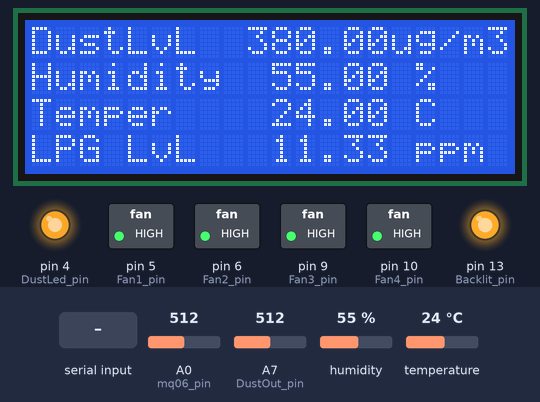
The sketch below on a simulated Arduino Nano, built with avr-gcc and run on an emulated ATmega328P. Parts: 20×4 character LCD, switched loads named in the sketch (green lamp = pin HIGH), output pins drawn as LEDs (lit = HIGH). Dashed ring = blinking. The inputs (shaded band) are chosen by the test bench; at power-on: A0 (mq06_pin) = 512, A7 (DustOut_pin) = 512, humidity 55 %, temperature 24 °C.

Above: at 7.3 s.
7.4 s: A0 (mq06_pin) set to 974
At 8.9 s:
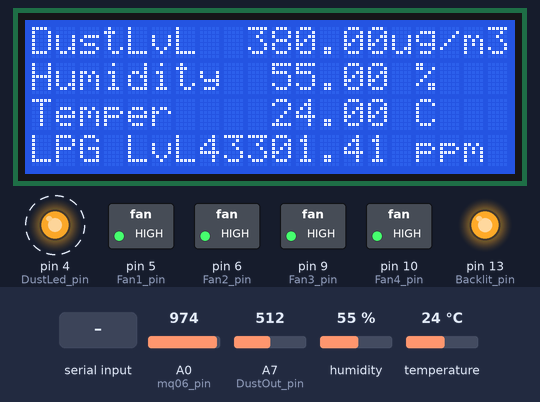
9.5 s: A0 (mq06_pin) set to 998
At 11.3 s:
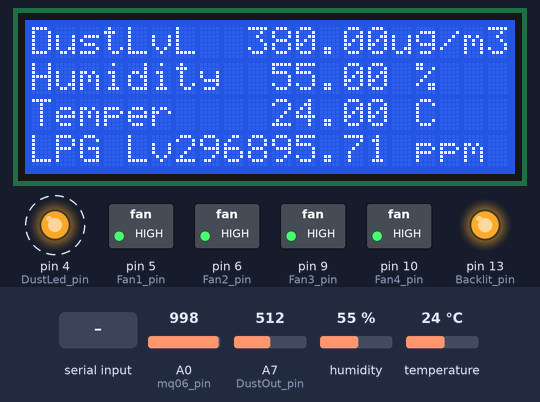
13.4 s: A7 (DustOut_pin) set to 137
At 14.9 s:
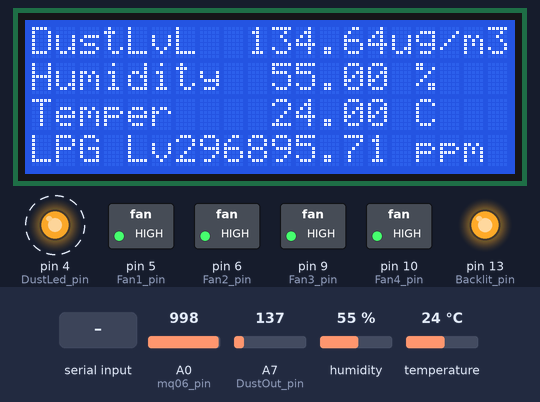
15.6 s: A7 (DustOut_pin) set to 121
At 17.4 s:
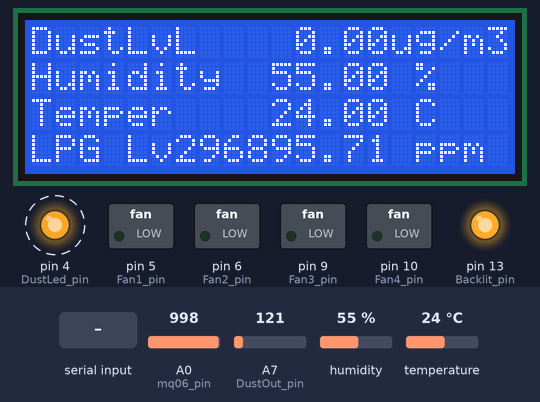
19.5 s: "Q" received over the second serial link
At 21.2 s:
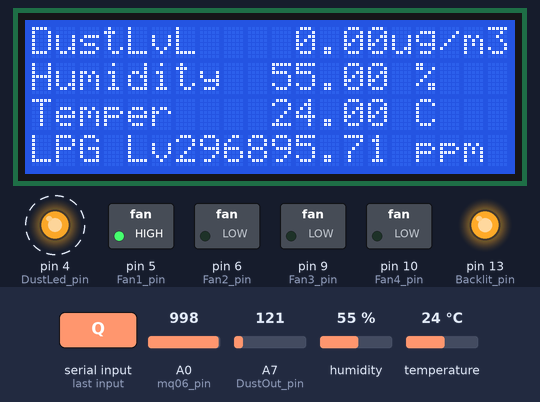
23.2 s: "W" received over the second serial link
At 24.9 s:
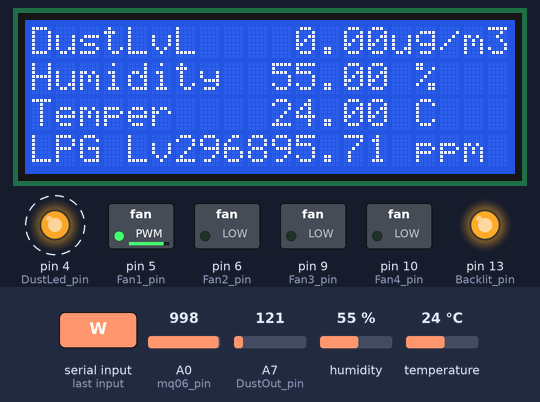
Timing chart, 0 to 27.8 s (numbered marks = the images above; inputs shaded):
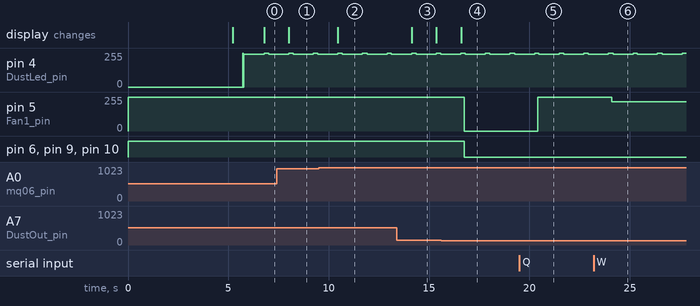

Measured:
- the behaviour switches between 986 and 987 on A0 (mq06_pin) (found by bisection; images 1 and 2)
- the behaviour switches between 129 and 128 on A7 (DustOut_pin) (found by bisection; images 3 and 4)
- after the input at 7.4 s, the display: changes after 0.61 s (image 1)
- after the input at 9.5 s, the display: changes after 0.96 s (image 2)
- after the input at 13.4 s, the display: changes after 0.75 s (image 3)
- after the input at 15.6 s, pin 5 (Fan1_pin): 255/255 → 0/255 after 1.1 s; pin 6 (Fan2_pin), pin 9 (Fan3_pin), pin 10 (Fan4_pin): HIGH → LOW after 1.1 s; the display: changes after 1.0 s (image 4)
- after the input at 19.5 s, pin 5 (Fan1_pin): 0/255 → 255/255 after 0.92 s
- after the input at 23.2 s, pin 5 (Fan1_pin): 255/255 → 220/255 after 0.90 s

The sketch:

Air_purifier_Project.ino
```cpp
/*
   Author: Md. Masrur Saqib, CSE-18, RUET
   Organization: Gizan-Tech
   Date of creation: 05-Nov-20
   Project Name: Low Cost Air Purifier
   Last Modification: 13-Dec-20
   Modified by: Md. Masrur Saqib
*/

#include <SoftwareSerial.h>
#include <DHT.h>
#include "Controll.h"
#include "dustSensor.h"
#include "Display.h"

#include "mq_masrur.h"

#define Fan1_pin 5
#define Fan2_pin 6
#define Fan3_pin 9
#define Fan4_pin 10
#define Backlit_pin 13
#define BluRx_pin 3
#define BluTx_pin 2
#define Dht_pin 1
#define DHTTYPE DHT11
#define DustLed_pin 4
#define DustOut_pin A7
#define HV 12
#define LV 3
#define Auto 1
#define Manual 2
#define dustID "D"
#define humID "H"
#define tempID "T"


dustSensor dust(DustLed_pin, DustOut_pin);
Controll fan1(Fan1_pin, HV);
Controll fan2(Fan2_pin, HV);
Controll fan3(Fan3_pin, HV);
Controll fan4(Fan4_pin, HV);
Controll led(Backlit_pin);
DHT dht(Dht_pin, DHTTYPE);
mq_masrur gas;
Display dis;
SoftwareSerial blu(BluRx_pin, BluTx_pin); //RX, TX
SoftwareSerial wifi(14, 11);


uint8_t MODE = 1;
String quality;
float dst;
float hum;
float temp;
int count = 0;
volatile double lpg_val = 0;
uint32_t prev3;

void setup()
{
  //Serial.begin(115200);
  //Serial.println("Serial Started!");
  dust.begin();
  gas.begin();
  dht.begin();
  fan1.begin();
  fan2.begin();
  fan3.begin();
  fan4.begin();
  led.begin();
  All_ON();
  dis.begin();
  blu.begin(115200);
  wifi.begin(115200);
  dis.legend();
  prev3 = millis();
}

void loop()
{
  dst = dust.avgDensity();
  hum = dht.readHumidity();
  temp = dht.readTemperature();
  quality = dust.airHealth();
  lpg_val = gas.get_LPG();
  dis.show(8, 15, 0, dst);
  dis.show(9, 15, 1, hum);
  dis.show(9, 15, 2, temp);
  dis.show(10,15, 3,lpg_val);

  dataSend(dustID, dst);
  dataSend(humID, hum);
  dataSend(tempID, temp);
  wifiSend(hum,temp,dst,lpg_val);
  if (blu.available())  {
    Bluetooth();
  }
  MODE_CONTROL();
}

void All_ON() {
  fan1.on();
  fan2.on();
  fan3.on();
  fan4.on();
  led.on();
}

void All_OFF() {
  fan1.off();
  fan2.off();
  fan3.off();
  fan4.off();
  //led.off();
}

void MODE_CONTROL() {
  if (MODE == 1) {
    if (dust.averageDensity < 5) {
      All_OFF();
      count = 0;
    }
    else {
      count++;
      if (count > 4)
        All_ON();
    }
  }
}

void Bluetooth() {

  char rBlu = blu.read();

  if (rBlu == 'A') {
    All_ON();
    MODE = 1;
  }
  if (rBlu == 'S') {
    All_OFF();
    MODE = 0;
  }
  if (rBlu == 'M') {
    All_ON();
    MODE = 0;
  }
  if (rBlu == 'Q') {
    fan1.highSpd();
    MODE = 0;
  }
  if (rBlu == 'W') {
    fan1.midSpd();
    MODE = 0;
  }
  if (rBlu == 'E') {
    fan1.lowSpd();
    MODE = 0;
  }
  if (rBlu == 'R') {
    fan2.highSpd();
    MODE = 0;
  }
  if (rBlu == 'T') {
    fan2.midSpd();
    MODE = 0;
  }
  if (rBlu == 'Y') {
    fan2.lowSpd();
    MODE = 0;
  }
  if (rBlu == 'U') {
    fan1.on();
    MODE = 0;
  }
  if (rBlu == 'I') {
    fan1.off();
    MODE = 0;
  }
  if (rBlu == 'O') {
    fan2.on();
    MODE = 0;
  }
  if (rBlu == 'P') {
    fan2.off();
    MODE = 0;
  }
  if (rBlu == 'D') {
    led.on();
    MODE = 0;
  }
  if (rBlu == 'F') {
    led.off();
    MODE = 0;
  }

  if (rBlu == 'G') {
    fan3.highSpd();
    MODE = 0;
  }
  if (rBlu == 'H') {
    fan3.midSpd();
    MODE = 0;
  }
  if (rBlu == 'J') {
    fan3.lowSpd();
    MODE = 0;
  }
  if (rBlu == 'K') {
    fan4.highSpd();
    MODE = 0;
  }
  if (rBlu == 'L') {
    fan4.midSpd();
    MODE = 0;
  }
  if (rBlu == 'Z') {
    fan4.lowSpd();
    MODE = 0;
  }
  if (rBlu == 'X') {
    fan3.on();
    MODE = 0;
  }
  if (rBlu == 'C') {
    fan3.off();
    MODE = 0;
  }
  if (rBlu == 'V') {
    fan4.on();
    MODE = 0;
  }
  if (rBlu == 'B') {
    fan4.off();
    MODE = 0;
  }
}

void dataSend(String id, float num){
  String text = id + " " + (String)num + " ";
  blu.print(text);
  delay(50);
}

void wifiSend(float hum, float temp, float dust, float lpg) {
  if(millis() - prev3 > 5000){
    prev3 = millis();
  String text = "{\"h\":\"" + (String)hum + "\",\"t\":\"" + (String)temp + "\",\"d\":\"" + (String)dust + "\",\"l\":\"" + (String)lpg + "\"}";
  //Serial.println(text);
  wifi.print(text);
  }
}

int intt(float num) {
  int x = round(num);
  return x;
}
```

Controll.cpp
```cpp
/*
 * Author: Md. Masrur Saqib, CSE-18, RUET
 * Organization: Gizan-Tech
 * Date of creation: 05-Nov-20
 * Project Name: Low Cost Air Purifier
 * Last Modification: 13-Dec-20
 * Modified by: Md. Masrur Saqib
 */

#include<Arduino.h>
#include "Controll.h"

Controll :: Controll(uint8_t Pin, uint8_t Volt)
{
  fanPin = Pin;
  volt = Volt;
}

Controll :: Controll(uint8_t Pin)
{
  fanPin = Pin;
  volt = 12;
}

void Controll :: begin()
{
  pinMode(fanPin, OUTPUT);
}

void Controll :: on()
{
  if(volt > 5)
    digitalWrite(fanPin, HIGH);
  else
    analogWrite(fanPin, 205);
}

void Controll :: highSpd()
{
  if(volt > 5)
    digitalWrite(fanPin, HIGH);
  else
    analogWrite(fanPin, 205);
}

void Controll :: midSpd()
{
  if(volt > 5)
    analogWrite(fanPin, 220);
  else
    analogWrite(fanPin, 180);
}


void Controll :: lowSpd()
{
  if(volt > 5)
    analogWrite(fanPin, 100);
  else
    analogWrite(fanPin, 80);
}

void Controll :: off()
{
  digitalWrite(fanPin, LOW);
}
```

Controll.h
```cpp
/*
 * Author: Md. Masrur Saqib, CSE-18, RUET
 * Organization: Gizan-Tech
 * Date of creation: 05-Nov-20
 * Project Name: Low Cost Air Purifier
 * Last Modification: 13-Dec-20
 * Modified by: Md. Masrur Saqib
 */

#ifndef __CONTROLL_H__
#define __CONTROLL_H__
#include<Arduino.h>

class Controll{
    uint8_t fanPin;
    uint8_t volt;
  public:
    Controll(uint8_t Pin, uint8_t Volt);
    Controll(uint8_t Pin);
    void begin();
    void on();
    void highSpd();
    void midSpd();
    void lowSpd();
    void off();
};

#endif
```

Display.cpp
```cpp
/*
 * Author: Md. Masrur Saqib, CSE-18, RUET
 * Organization: Gizan-Tech
 * Date of creation: 05-Nov-20
 * Project Name: Low Cost Air Purifier
 * Last Modification: 13-Dec-20
 * Modified by: Md. Masrur Saqib
 */

#include"Display.h"
#include<Wire.h>
#include<LiquidCrystal_I2C.h>

LiquidCrystal_I2C lcd(0x3F, 20, 4);

Display :: Display()
{

}

void Display :: begin()
{
  lcd.init();
  lcd.backlight();
  lcd.setCursor(0, 0);
  lcd.print("Low cost AirPurifier");
  lcd.setCursor(0, 1);
  lcd.print("         by         ");
  lcd.setCursor(0, 2);
  lcd.print("  Md. Masrur Saqib  ");
  lcd.setCursor(0, 3);
  lcd.print("       Gizan        ");
  delay(5000);
}

void Display :: show(int x, int y, String text)
{
  lcd.setCursor(x, y);
  lcd.print(text);
}

void Display :: show(int x, int y, float num)
{
  num *= 100;
  int ver = num;
  num = ver / 100.0;
  lcd.setCursor(x, y);
  lcd.print(num);
}

void Display :: show(int x1, int x2, int y, float num)
{
  String numt = String(num);
  int size = numt.length();
  int x = x2 - size;
  lcd.setCursor(x1, y);
  for (int i = 0 ; i < x - x1; i++) {
    lcd.print(" ");
  }
  lcd.setCursor(x, y);
  lcd.print(num);

}

void Display :: show(int x, int y, double num)
{
  lcd.setCursor(x, y);
  num *= 100;
  int ver = num;
  num = ver / 100.0;
  lcd.print(num);
}

void Display :: show(int x, int y, int num)
{
  lcd.setCursor(x, y);
  lcd.print(num);
}

void Display :: legend()
{
  lcd.setCursor(0, 0);
  lcd.print("DustLvL        ug/m3");
  lcd.setCursor(0, 1);
  lcd.print("Humidity        %   ");
  lcd.setCursor(0, 2);
  lcd.print("Temper          C   ");
  lcd.setCursor(0, 3);
  lcd.print("LPG LvL         ppm ");
  delay(500);
}
```

Display.h
```cpp
/*
 * Author: Md. Masrur Saqib, CSE-18, RUET
 * Organization: Gizan-Tech
 * Date of creation: 05-Nov-20
 * Project Name: Low Cost Air Purifier
 * Last Modification: 13-Dec-20
 * Modified by: Md. Masrur Saqib
 */

#ifndef __DISPLAY_H__
#define __DISPLAY_H__
#include<Arduino.h>

class Display {

  public:
    Display();
    void begin();
    void legend();
    void show(int x, int y, int num);
    void show(int x, int y, double num);
    void show(int x, int y, float num);
    void show(int x, int y, String text);
    void show(int x1, int x2, int y, float num);
    void legendVal(float dust, float hum, float temp, String quality);


};

#endif
```

dustSensor.cpp
```cpp
/*
 * Author: Md. Masrur Saqib, CSE-18, RUET
 * Organization: Gizan-Tech
 * Date of creation: 05-Nov-20
 * Project Name: Low Cost Air Purifier
 * Last Modification: 13-Dec-20
 * Modified by: Md. Masrur Saqib
 */

#include<Arduino.h>
#include "dustSensor.h"
#define N 100

dustSensor :: dustSensor(uint8_t ledPin, uint8_t voPin)
{
  LEDPin = ledPin;
  VoPin = voPin;
}

void dustSensor :: begin()
{
  pinMode(LEDPin, OUTPUT);
  pinMode(VoPin, OUTPUT);
}

int dustSensor :: dustRead()
{
  digitalWrite(LEDPin, LOW);
  delayMicroseconds(280);
  int VoRaw = analogRead(VoPin);
  digitalWrite(LEDPin, HIGH);
  delayMicroseconds(9620);
  return VoRaw;
}

float dustSensor :: dustLvl()
{
  float Vo = dustRead();
  VoRawCount = 0;
  VoRawTotal = 0;
  while (1) {
    Vo = dustRead();
    VoRawTotal += Vo;
    VoRawCount++;
    if ( VoRawCount >= N ) {
      Vo = 1.0 * VoRawTotal / VoRawCount;
      VoRawCount = 0;
      VoRawTotal = 0;
      break;
    }
  }

  Vo = Vo / 1024.0 * 5.0;
  dV = Vo - Voc;
  if ( dV < 0 ) {
    dV = 0;
    Voc = Vo;
  }
  dustDensity = dV / K * 100.0;
  return dustDensity;
}

float dustSensor :: avgDensity()
{
  //avgDensityTotal += dustLvl();
  averageDensity = dustLvl();//avgDensityTotal / 2.0;
  //avgDensityTotal = averageDensity;
  return averageDensity;
}

String dustSensor :: airHealth()
{
  String health;
  if (averageDensity < 10) {
    health = "Healthy  ";
  }
  else if (averageDensity < 30) {
    health = "Modarate ";
  }
  else if (averageDensity < 50) {
    health = "Sensitive";
  }
  else if (averageDensity < 145) {
    health = "Unhealthy";
  }
  else {
    health = "Hazardous";
  }
  return health;
}
```

dustSensor.h
```cpp
/*
 * Author: Md. Masrur Saqib, CSE-18, RUET
 * Organization: Gizan-Tech
 * Date of creation: 05-Nov-20
 * Project Name: Low Cost Air Purifier
 * Last Modification: 13-Dec-20
 * Modified by: Md. Masrur Saqib
 */

#ifndef __DUSTSENSOR_H__
#define __DUSTSENSOR_H__
#include<Arduino.h>

class dustSensor {
    uint8_t LEDPin, VoPin;
    unsigned long VoRawTotal = 0;
    int VoRawCount = 0;
    float Voc = 0.6;
    const float K = 0.5;
    int sampleRate = 100;
    float dustDensity = 0;
    float dV;

  public:
    float averageDensity = 0;
    float avgDensityTotal = 0;
    dustSensor(uint8_t ledPin, uint8_t voPin);
    void begin();
    int dustRead();
    float dustLvl();
    float avgDensity();
    String airHealth();
};

#endif
```

mq_masrur.h
```cpp
/*
   Author: Md. Masrur Saqib, CSE-18, RUET
   Organization: Team Abacus
   Date of creation: 14-Dec-20
   Project Name: Surokkha
   Last Modification: 01-Feb-21
   Modified by: Md. Masrur Saqib
*/
#ifndef __MQ_MASRUR_H__
#define __MQ_MASRUR_H__

class mq_masrur {
    int mq06_pin = A0;

    double mq06LPGx1 = 200;
    double mq06LPGy1 = 2.0;
    double mq06LPGx2 = 3000;
    double mq06LPGy2 = 0.75;
    double mq06LPGm;
    double mq06LPGc;

    double mq06Rk = 1893.0;
    double LPG = 0;
    double rs_r0, value, rs, Vs;

  public:
    mq_masrur() {

    }

    void begin() {
      mq06LPGm = log10(mq06LPGy1 / mq06LPGy2) / log10(mq06LPGx1 / mq06LPGx2);
      mq06LPGc = log10(mq06LPGy1) - mq06LPGm * log10(mq06LPGx1);
    }

    double get_val(double c, double m, double r0, int pin, double Rk){
      Vs = analogRead(pin) * (5.0 / 1023.0);
      rs = (5.0 * Rk - Vs * Rk) / Vs;
      rs_r0 = rs / r0;
      value = ((log10(rs_r0) - c) / m);
      return pow(10.0, value);
    }

    double get_LPG() {
      LPG = get_val(mq06LPGc, mq06LPGm, 333.92, mq06_pin, mq06Rk);
      delay(10);

      return LPG;
    }
};
#endif
```
